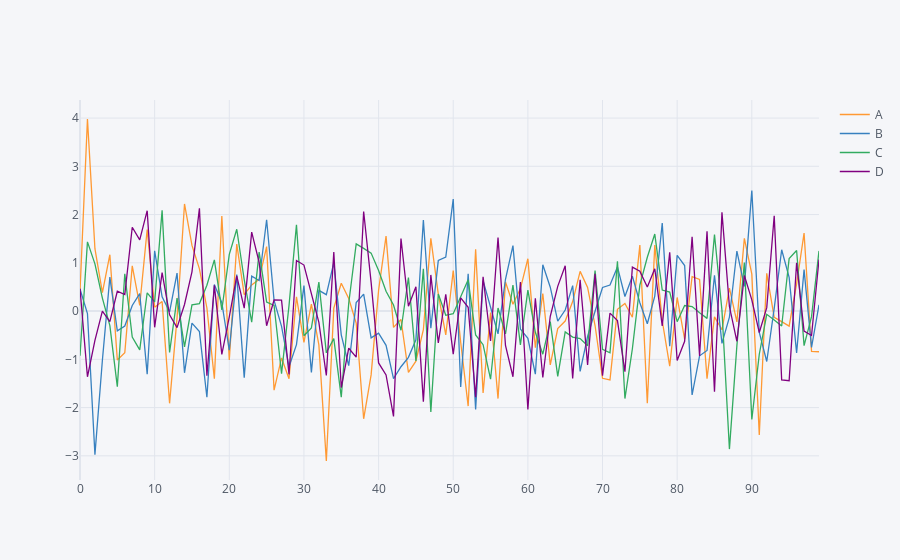

Here is the notebook cell this chart was saved with:
### Markdown cell above
### `df.iplot()` : create an interactive plot

### Code cell
df.iplot()
